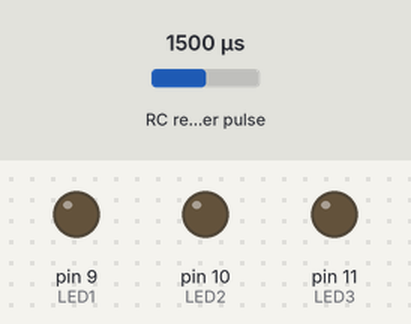
Recording of a sketch running on a simulated Arduino Uno, built with avr-gcc and run on an emulated ATmega328P. On the bench: output pins drawn as LEDs (lit = HIGH). Wiring (inferred from the names in the program): RC receiver channel: data pin 2. Dashed ring = blinking. The inputs (shaded band) are chosen by the test bench; at power-on: RC receiver pulse 1500 µs.

Above: at 1.2 s.
1.3 s: RC receiver pulse (sensor on pin 2) set to 1582 µs
2.8 s: RC receiver pulse (sensor on pin 2) set to 1614 µs
At 3.2 s:
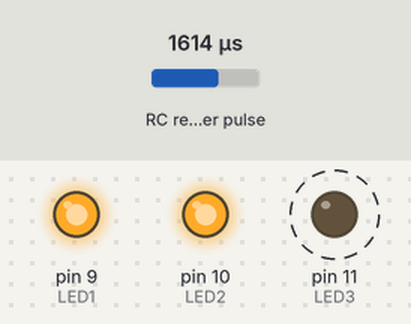
5.8 s: RC receiver pulse (sensor on pin 2) set to 1020 µs
At 6.6 s:
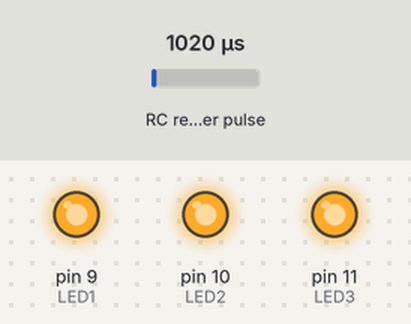
7.3 s: RC receiver pulse (sensor on pin 2) set to 1391 µs
8.8 s: RC receiver pulse (sensor on pin 2) set to 1411 µs
At 10.1 s:
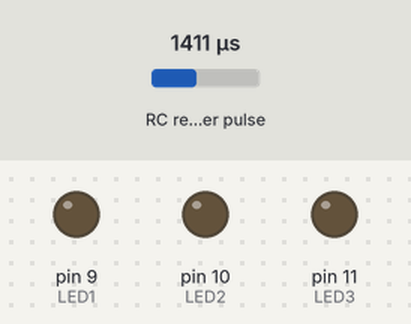
Timing chart, 0 to 11.3 s (numbered marks = the images above; inputs shaded):
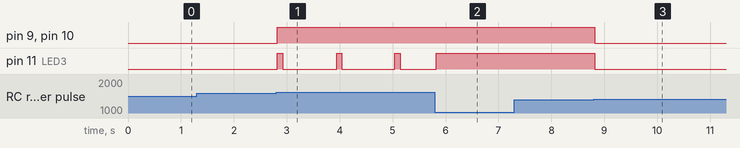

Measured:
- the behaviour switches between 1598 and 1599 µs on RC receiver pulse (sensor on pin 2) (found by bisection; images 0 and 1)
- the behaviour switches between 1399 and 1400 µs on RC receiver pulse (sensor on pin 2) (found by bisection; images 2 and 3)
- after the input at 1.3 s, every drawn part: stays the same
- after the input at 2.8 s, pin 9 (LED1), pin 10 (LED2): LOW → HIGH at once; pin 11 (LED3): alternates HIGH for 0.10 s and LOW for 1.0 s, starting at once
- after the input at 7.3 s, every drawn part: stays the same
- after the input at 8.8 s, pin 9 (LED1), pin 10 (LED2), pin 11 (LED3): HIGH → LOW at once

The sketch:

snoopy.ino
```cpp
//  ███████╗███╗   ██╗ ██████╗  ██████╗ ██████╗ ██╗   ██╗██╗███╗   ██╗ ██████╗
//  ██╔════╝████╗  ██║██╔═══██╗██╔═══██╗██╔══██╗╚██╗ ██╔╝██║████╗  ██║██╔═══██╗
//  ███████╗██╔██╗ ██║██║   ██║██║   ██║██████╔╝ ╚████╔╝ ██║██╔██╗ ██║██║   ██║
//  ╚════██║██║╚██╗██║██║   ██║██║   ██║██╔═══╝   ╚██╔╝  ██║██║╚██╗██║██║   ██║
//  ███████║██║ ╚████║╚██████╔╝╚██████╔╝██║        ██║██╗██║██║ ╚████║╚██████╔╝
//  ╚══════╝╚═╝  ╚═══╝ ╚═════╝  ╚═════╝ ╚═╝        ╚═╝╚═╝╚═╝╚═╝  ╚═══╝ ╚═════╝
//
// Read a servo pulse width and activates LEDs according to
//   |            LEDs ON               |             LEDs OFF             |   LED1 & LED2 ON, LED3 Blink    |
//   |----------------------------------|-----------------|----------------|---------------------------------|
//  1 ms                        ON_PULSE_WIDTH          1,5 ms     BLINK_PULSE_WIDTH                        2 ms
//
// In blink, LED 3 is flashing while LED1 and LED2 are ON
// Flash duration is ajusted by the pulse lenght : The more close to 2ms, the longer the LED is ON

// This code is published under the GNU General Public License v3.0
//
// THE SOFTWARE IS PROVIDED "AS IS", WITHOUT WARRANTY OF ANY KIND, EXPRESS OR IMPLIED, INCLUDING BUT NOT LIMITED TO
// THE WARRANTIES OF MERCHANTABILITY, FITNESS FOR A PARTICULAR PURPOSE AND NONINFRINGEMENT.
// IN NO EVENT SHALL THE AUTHORS OR COPYRIGHT HOLDERS BE LIABLE FOR ANY CLAIM, DAMAGES OR OTHER LIABILITY,
// WHETHER IN AN ACTION OF CONTRACT, TORT OR OTHERWISE, ARISING FROM, OUT OF OR IN CONNECTION WITH THE SOFTWARE
// OR THE USE OR OTHER DEALINGS IN THE SOFTWARE.


#define CHANNEL_INPUT 2

#define LED1 9
#define LED2 10
#define LED3 11

#define ON_PULSE_WIDTH 1400
#define BLINK_PULSE_WIDTH 1600
#define BLINK_OFF_INTERVAL 1000

unsigned long pulseWidth;
unsigned long flashDuration;
unsigned long nextMillis = 0;

enum Mode { off, on, blink_11};
Mode currentMode;
Mode previousMode;

// Activate or deactivate all LEDs accroding to mode passed as argument
void SetAllLEDsTo( Mode aMode)
{
  switch(aMode) {
    case on:
      digitalWrite(LED1, HIGH);
      digitalWrite(LED2, HIGH);
      digitalWrite(LED3, HIGH);
      break;
    case off:
      digitalWrite(LED1, LOW);
      digitalWrite(LED2, LOW);
      digitalWrite(LED3, LOW);
      break;
  }
}

void setup() {
    // Set inputs...
  pinMode(CHANNEL_INPUT, INPUT);

  // Set outputs...
  pinMode(LED1, OUTPUT);
  pinMode(LED2, OUTPUT);
  pinMode(LED3, OUTPUT);

  currentMode = off;
  previousMode = off;
  SetAllLEDsTo(currentMode);
}

void loop() {
  //Read pulse width...
  pulseWidth = pulseIn( CHANNEL_INPUT, HIGH);

  //Do we have a "On" Pulse width
  if (pulseWidth <= ON_PULSE_WIDTH)   {
     currentMode = on;
  } // Do we have a blink pulse width ?
  else if (pulseWidth >= BLINK_PULSE_WIDTH) {
     currentMode = blink_11;
     // Compute LED3 flash duration
     flashDuration = max( 80, (pulseWidth - BLINK_PULSE_WIDTH) );
  }
  else {                                            // We are inbetween, in OFF mode
    currentMode = off;
  }

  //Update LEDs state according to currentMode...
  switch( currentMode)
  {
    case off:
      if (previousMode != currentMode) {SetAllLEDsTo( off );}
        break;

    case on:
      if (previousMode != currentMode) {SetAllLEDsTo( on );}
        break;

    case blink_11:
    if (previousMode != currentMode) {              // Do we have to activate LED1 and LED2 ?
      digitalWrite(LED1, HIGH);
      digitalWrite(LED2, HIGH);
    }

    // If current time is over the next event time...
    if (millis() > nextMillis ) {

      if (digitalRead( LED3) == LOW) {              // If LED3 is Off
        digitalWrite(LED3, HIGH);                   // Set it ON
        nextMillis = millis() + flashDuration;      // Compute next event time...
      }
      else {
        digitalWrite(LED3, LOW);                    // Otherwise, set LED3 Off
        nextMillis = millis() + BLINK_OFF_INTERVAL; // Compute next event time...
      }
    }
    break;
  }
  previousMode = currentMode;  // Save current mode for next iteration

}
```
